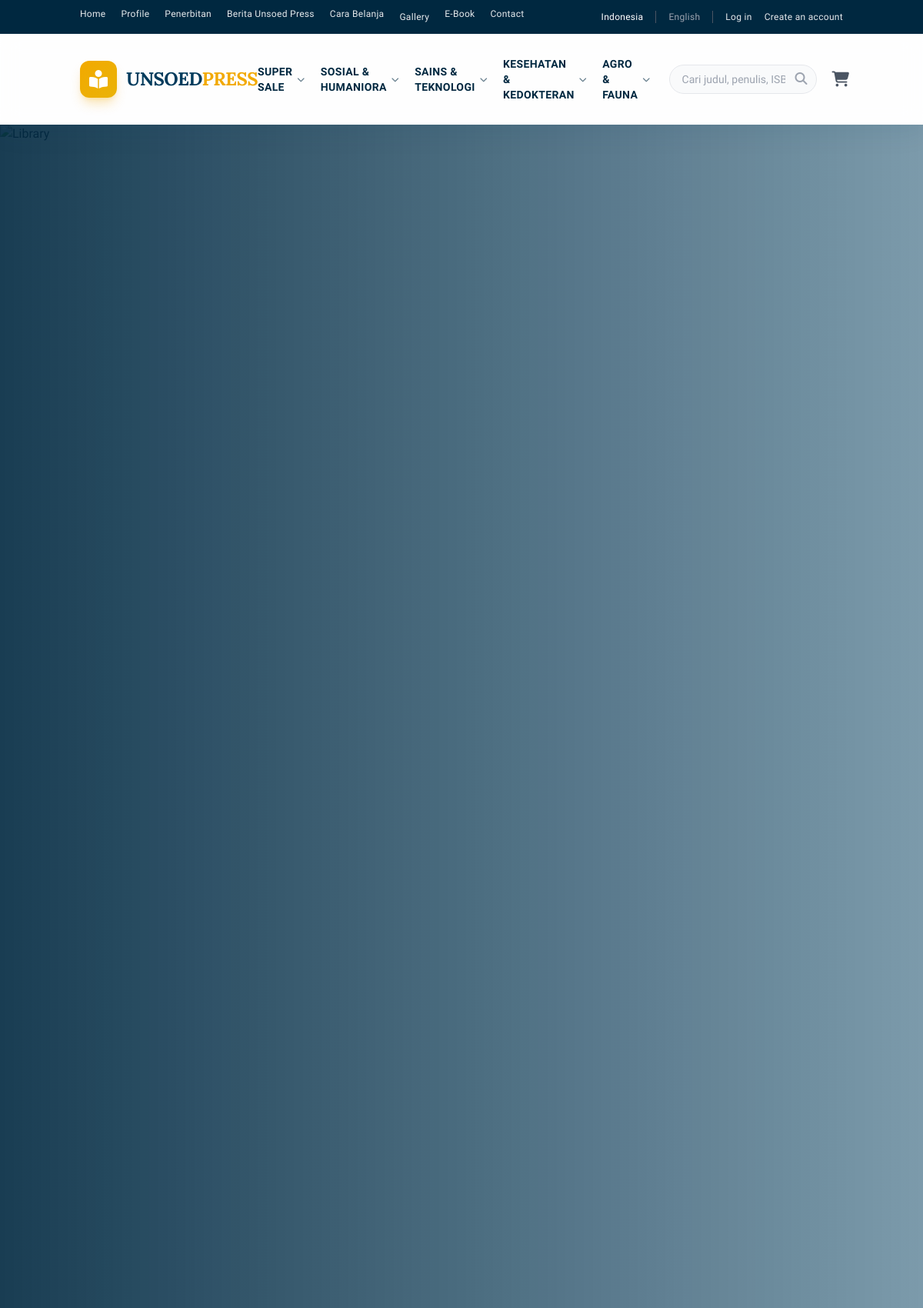
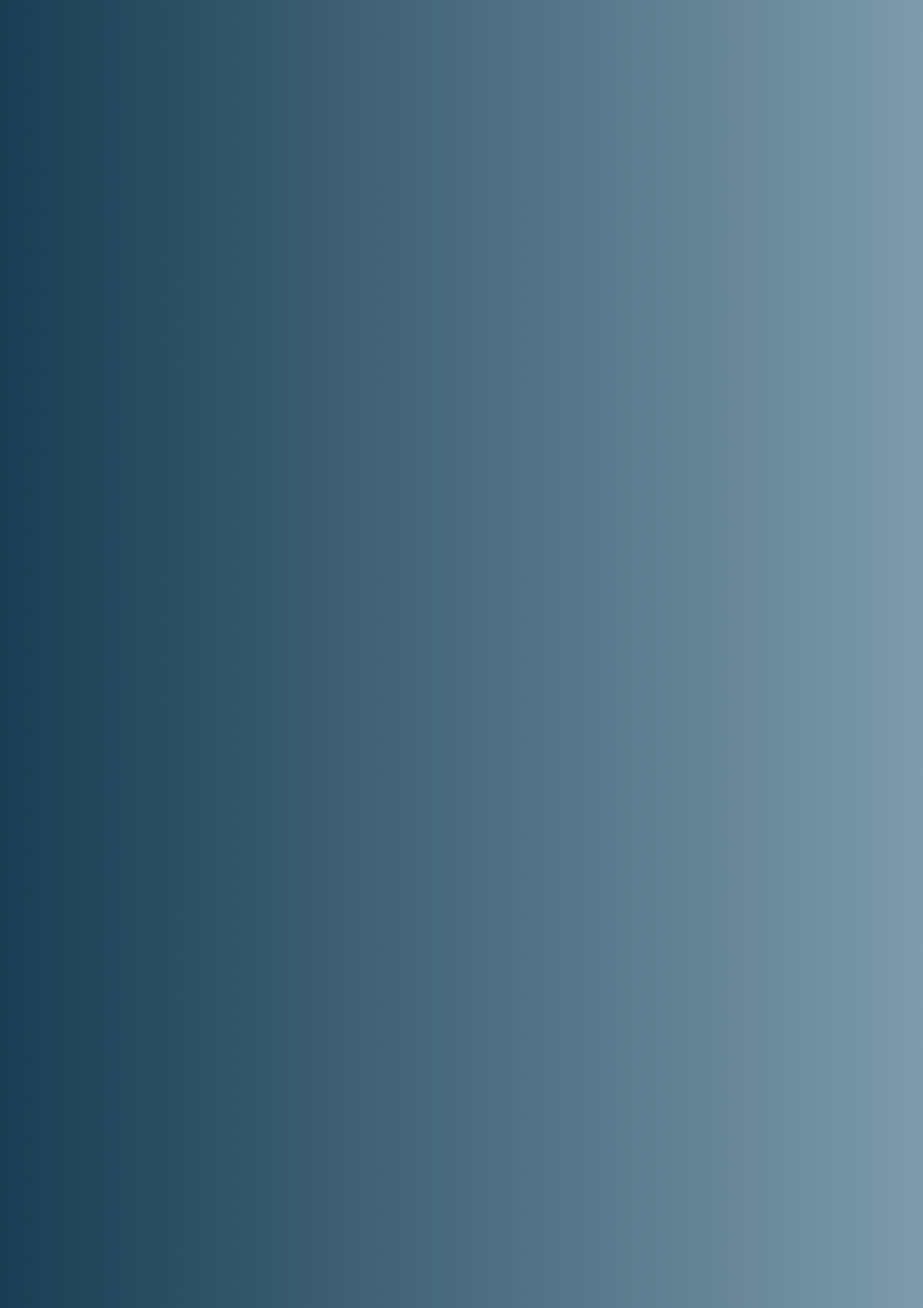
The page /public/index.php (upper part) on the database its author committed (2 pictures, top to bottom).
### tables this page shows
CREATE TABLE IF NOT EXISTS `categories` (
  `id` int(11) NOT NULL AUTO_INCREMENT,
  `name` varchar(100) NOT NULL,
  `slug` varchar(100) NOT NULL,
  `parent_id` int(11) DEFAULT NULL,
  PRIMARY KEY (`id`),
  FOREIGN KEY (`parent_id`) REFERENCES `categories` (`id`) ON DELETE CASCADE
);

### app/controllers/Home.php (called while the page is built, shortened)
<?php
class Home extends Controller {
    public function index()
    {
        $data['judul'] = 'Beranda - Unsoed Press';
        try {
            $data['buku_terbaru'] = $this->model('BookModel')->getLatestBooks(5);
            $data['buku_terpopuler'] = $this->model('BookModel')->getPopularBooks(5);
            $data['buku_terlaris'] = $this->model('BookModel')->getBestSellerBooks(5);
            $data['tokoh_penulis'] = $this->model('AuthorModel')->getFeaturedAuthors(6);
            $data['agenda_terkini'] = $this->model('NewsModel')->getLatestNews(3);
            $data['latest_video'] = $this->model('GalleryModel')->getLatestVideo();
        } catch (Exception $e) {
            $data['buku_terbaru'] = [];
            $data['buku_terpopuler'] = [];
            $data['buku_terlaris'] = [];
            $data['tokoh_penulis'] = [];
            $data['agenda_terkini'] = [];
            $data['latest_video'] = null;
            $data['db_error'] = true;
        }
        $this->view('templates/header', $data);
        $this->view('home/index', $data);
    }
}

### core/App.php (called while the page is built, shortened)
<?php
class App {
    protected $method = 'index';
    protected $params = [];
    public function __construct()
    {
        $this->controller = new $this->controller;
        call_user_func_array([$this->controller, $this->method], $this->params);
    }
}

### public/index.php (called while the page is built, shortened)
<?php
require_once '../core/App.php';
require_once '../core/Database.php';
require_once '../config/database.php';
$app = new App();

### core/Database.php (called while the page is built, shortened)
<?php
class Database {
    private $host = DB_HOST;
    private $user = DB_USER;
    private $pass = DB_PASS;
    private $db_name = DB_NAME;
    private $dbh;
    private $stmt;
    public function __construct()
    {
        $dsn = 'mysql:host=' . $this->host . ';dbname=' . $this->db_name;
        $option = [
            PDO::ATTR_PERSISTENT => true,
            PDO::ATTR_ERRMODE => PDO::ERRMODE_EXCEPTION
        ];
        try {
            $this->dbh = new PDO($dsn, $this->user, $this->pass, $option);
        } catch(PDOException $e) {
            die($e->getMessage());
        }
    }
    public function query($query)
    {
        $this->stmt = $this->dbh->prepare($query);
    }
    public function bind($param, $value, $type = null)
    {
        if(is_null($type)) {
            switch(true) {
                case is_int($value):
                    $type = PDO::PARAM_INT;
                    break;
            }
        }
        $this->stmt->bindValue($param, $value, $type);
    }
    public function execute()
    {
        return $this->stmt->execute();
    }
    public function resultSet()
    {
        $this->execute();
        return $this->stmt->fetchAll(PDO::FETCH_ASSOC);
    }
}

### app/models/CategoryModel.php (called while the page is built, shortened)
<?php
class CategoryModel {
    private $table = 'categories';
    private $db;
    public function __construct()
    {
        $this->db = new Database;
    }
    public function getAllCategories()
    {
        $this->db->query('SELECT * FROM ' . $this->table . ' ORDER BY name ASC');
        return $this->db->resultSet();
    }
    public function getHierarchicalCategories()
    {
        $allCategories = $this->getAllCategories();
        $tree = [];
        $mapped = [];
        foreach ($allCategories as $cat) {
            $mapped[$cat['id']] = $cat;
            $mapped[$cat['id']]['children'] = [];
        }
        foreach ($mapped as $id => &$cat) {
            if ($cat['parent_id'] != null && isset($mapped[$cat['parent_id']])) {
                $mapped[$cat['parent_id']]['children'][] = &$cat;
            } else {
                $tree[] = &$cat;
            }
        }
        $customOrder = [
            'Sosial & Humaniora' => 1,
            'Sains & Teknologi' => 2,
            'Kesehatan & Kedokteran' => 3,
            'Agro & Fauna' => 4
        ];
        usort($tree, function($a, $b) use ($customOrder) {
            $orderA = isset($customOrder[$a['name']]) ? $customOrder[$a['name']] : 999;
            $orderB = isset($customOrder[$b['name']]) ? $customOrder[$b['name']] : 999;
            if ($orderA === $orderB) {
                return strcmp($a['name'], $b['name']);
            }
            return $orderA <=> $orderB;
        });
        foreach ($tree as &$cat) {
            if (!empty($cat['children'])) {
                usort($cat['children'], function($a, $b) {
                    return strcmp($a['name'], $b['name']);
                });
            }
        }
        return $tree;
    }
}

### app/views/home/index.php (the view, shortened to what this page needs)
<section class="relative h-[80vh] min-h-[600px] flex items-center justify-center overflow-hidden">
    <div class="swiper hero-swiper absolute inset-0 w-full h-full">
        <div class="swiper-wrapper">
            <div class="swiper-slide relative">
                <div class="absolute inset-0 bg-gradient-to-r from-unsoed-darkblue/90 to-unsoed-blue/50 z-10"></div>
                <img src="https://images.unsplash.com/photo-1507842217343-583bb7270b66?auto=format&fit=crop&q=80" alt="Library" class="absolute inset-0 w-full h-full object-cover">
                <div class="relative z-20 container mx-auto px-4 h-full flex items-center">
                </div>
            </div>
        </div>
    </div>
</section>

### app/views/templates/header.php (shortened to what this page needs)
<!DOCTYPE html>
<html lang="id">
<head>
    <link rel="stylesheet" href="https://cdnjs.cloudflare.com/ajax/libs/font-awesome/6.4.2/css/all.min.css">
    <link rel="stylesheet" href="https://cdn.jsdelivr.net/npm/swiper@11/swiper-bundle.min.css" />
    <script src="https://cdn.tailwindcss.com"></script>
</head>
<body class="bg-gray-50 text-gray-800 antialiased font-sans">
    <div class="bg-unsoed-darkblue text-white/90 text-xs py-2.5 hidden md:block relative z-[60]">
        <div class="container mx-auto px-4 flex justify-between items-center">
            <div class="flex space-x-5 font-medium tracking-wide">
                <a href="<?= BASEURL; ?>" class="hover:text-unsoed-yellow transition">Home</a>
                <a href="<?= BASEURL; ?>/profile" class="hover:text-unsoed-yellow transition">Profile</a>
                <a href="<?= BASEURL; ?>/penerbitan" class="hover:text-unsoed-yellow transition">Penerbitan</a>
                <a href="<?= BASEURL; ?>/news" class="hover:text-unsoed-yellow transition">Berita Unsoed Press</a>
                <a href="<?= BASEURL; ?>/carabelanja" class="hover:text-unsoed-yellow transition">Cara Belanja</a>
                <div class="relative group py-1 inline-block">
                    <a href="<?= BASEURL; ?>/gallery" class="hover:text-unsoed-yellow transition flex items-center gap-1 cursor-pointer">
                        <span>Gallery</span>
                    </a>
                </div>
                <a href="<?= BASEURL; ?>/ebook" class="hover:text-unsoed-yellow transition">E-Book</a>
                <a href="<?= BASEURL; ?>/contact" class="hover:text-unsoed-yellow transition">Contact</a>
            </div>
            <div class="flex space-x-4 font-medium tracking-wide items-center">
                <span class="text-white">Indonesia</span>
                <span class="text-gray-400 border-l border-gray-600 pl-4">English</span>
                <span class="border-l border-gray-600 pl-4 flex items-center space-x-4">
                    <?php if(isset($_SESSION['user_id'])): ?>
                        <span class="text-unsoed-yellow font-bold">Halo, <?= $_SESSION['user_name'] ?></span>
                        <?php if($_SESSION['user_role'] == 'admin'): ?>
                            <a href="<?= BASEURL; ?>/admin" class="hover:text-white transition">Panel Admin</a>
                        <?php else: ?>
                            <a href="<?= BASEURL; ?>/order" class="hover:text-white transition">Pesanan</a>
                        <?php endif; ?>
                        <a href="<?= BASEURL; ?>/auth/logout" class="hover:text-red-400 transition">Log out</a>
                    <?php else: ?>
                        <a href="<?= BASEURL; ?>/auth/login" class="hover:text-unsoed-yellow transition">Log in</a>
                        <a href="<?= BASEURL; ?>/auth/register" class="hover:text-unsoed-yellow transition">Create an account</a>
                    <?php endif; ?>
                </span>
            </div>
        </div>
    </div>
    <nav class="sticky top-0 z-50 glass transition-all duration-300">
        <div class="container mx-auto px-4 py-3">
            <div class="flex justify-between items-center">
                <a href="<?= BASEURL; ?>" class="flex items-center gap-3 group">
                    <div class="w-12 h-12 rounded-xl bg-gradient-to-br from-unsoed-yellow to-yellow-500 flex items-center justify-center text-white shadow-lg shadow-unsoed-yellow/30 group-hover:rotate-12 transition-transform duration-300">
                        <i class="fas fa-book-reader text-2xl"></i>
                    </div>
                    <div class="font-serif text-2xl font-bold tracking-tight text-unsoed-blue">
                        UNSOED<span class="text-unsoed-yellow">PRESS</span>
                    </div>
                </a>
                <div class="hidden lg:flex items-center space-x-5 font-medium text-sm ml-auto mr-6">
                    <?php
                    require_once '../app/models/CategoryModel.php';
                    $catModel = new CategoryModel();
                    $navCategories = $catModel->getHierarchicalCategories();
                    $customOrder = [
                        'Sosial & Humaniora' => 1,
                        'Sains & Teknologi' => 2,
                        'Kesehatan & Kedokteran' => 3,
                        'Agro & Fauna' => 4
                    ];
                    usort($navCategories, function($a, $b) use ($customOrder) {
                        $orderA = isset($customOrder[$a['name']]) ? $customOrder[$a['name']] : 999;
                        $orderB = isset($customOrder[$b['name']]) ? $customOrder[$b['name']] : 999;
                        return $orderA <=> $orderB;
                    });
                    ?>
                    <div class="relative group">
                        <a href="javascript:void(0)" class="flex items-center gap-1 hover:text-unsoed-yellow transition py-4 uppercase tracking-wide font-bold text-unsoed-darkblue">
                            SUPER SALE <i class="fas fa-chevron-down text-[10px] ml-0.5 opacity-60"></i>
                        </a>
                    </div>
                    <?php foreach($navCategories as $cat): ?>
                        <?php if(!empty($cat['children'])): ?>
                        <div class="relative group">
                            <a href="<?= BASEURL; ?>/book/category/<?= $cat['id'] ?>" class="flex items-center gap-1 hover:text-unsoed-yellow transition py-4 uppercase tracking-wide font-bold text-unsoed-darkblue">
                                <?= $cat['name'] ?> <i class="fas fa-chevron-down text-[10px] ml-0.5 opacity-60"></i>
                            </a>
                        </div>
                        <?php else: ?>
                        <a href="<?= BASEURL; ?>/book/category/<?= $cat['id'] ?>" class="hover:text-unsoed-yellow transition uppercase tracking-wide font-bold text-unsoed-darkblue py-4"><?= $cat['name'] ?></a>
                        <?php endif; ?>
                    <?php endforeach; ?>
                </div>
                <div class="hidden md:flex items-center space-x-3">
                    <form action="<?= BASEURL; ?>/book/search" method="GET" class="relative group">
                        <input type="text" name="q" placeholder="Cari judul, penulis, ISBN..." class="pl-4 pr-10 py-2 rounded-full border border-gray-200 bg-gray-50 focus:bg-white focus:outline-none focus:ring-2 focus:ring-unsoed-yellow/50 focus:border-unsoed-yellow transition-all w-48 group-hover:w-64 text-sm" required>
                        <button type="submit" class="absolute right-3 top-1/2 -translate-y-1/2 text-gray-400 hover:text-unsoed-yellow transition">
                            <i class="fas fa-search"></i>
                        </button>
                    </form>
                    <a href="<?= BASEURL; ?>/cart" class="relative p-2 text-gray-600 hover:text-unsoed-blue transition">
                        <i class="fas fa-shopping-cart text-xl"></i>
                    </a>
                </div>
            </div>
        </div>
    </nav>

### rows shown on the page
categories: name "SOSIAL & HUMANIORA"
categories: name "SAINS & TEKNOLOGI"
categories: name "KESEHATAN & KEDOKTERAN"
categories: name "AGRO & FAUNA"
